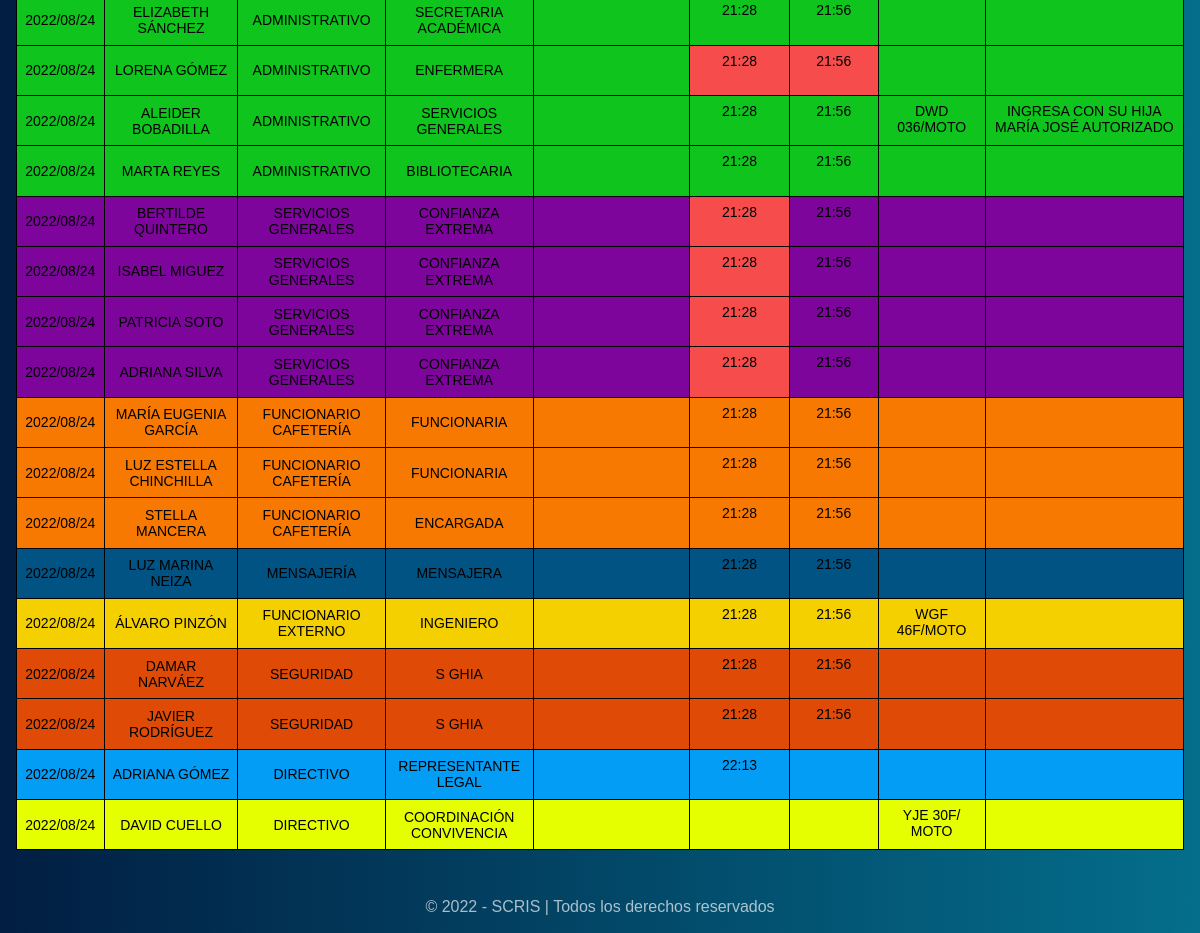
Page /tabla.php (signed in, lower part) on the earlier database version.
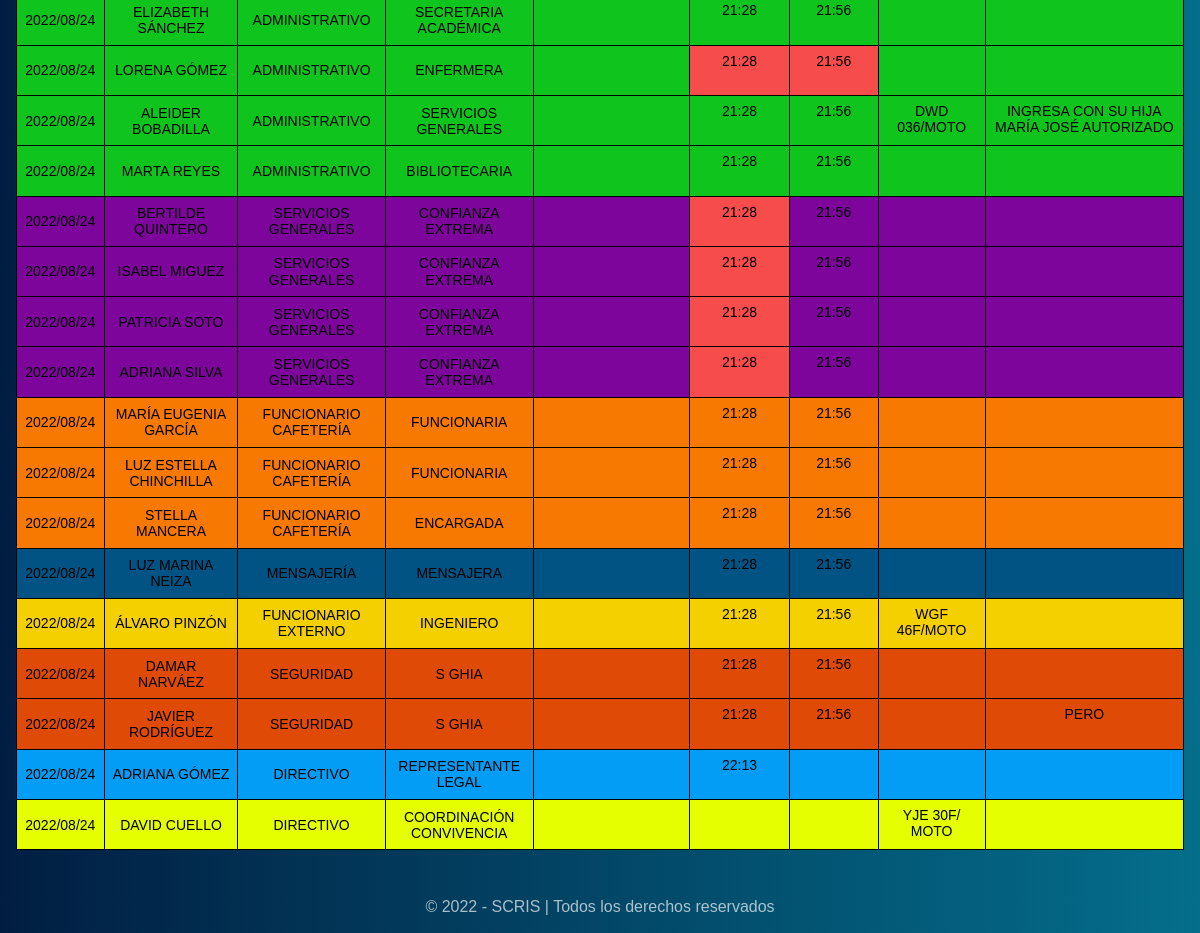
Same page on the later database version.
### tables this page shows
CREATE TABLE "tabla" (
	"id"	integer NOT NULL,
	"fecha"	text NOT NULL,
	"nombre"	text NOT NULL,
	"dependencia"	text NOT NULL,
	"direccion"	text NOT NULL,
	"asignatura"	text NOT NULL,
	"hora_ingreso"	text NOT NULL,
	"hora_salida"	text NOT NULL,
	"placa"	text NOT NULL,
	"observaciones"	text NOT NULL,
	"status"	integer NOT NULL,
	"orden"	INTEGER,
	PRIMARY KEY("id" AUTOINCREMENT)
);

### packages/functions/tabla.php (the view, shortened to what this page needs)
<?php
function tabla_tr($param)
{
    $resultado = $param;
    while ($fila = $resultado->fetch()) {
        $id = $fila['id'];
        $fecha = $fila['fecha'];
        $nombre = $fila['nombre'];
        $dependencia = $fila['dependencia'];
        $direccion = $fila['direccion'];
        $asignatura = $fila['asignatura'];
        $hora_ingreso = $fila['hora_ingreso'];
        $hora_salida = $fila['hora_salida'];
        $placa = $fila['placa'];
        $observaciones = $fila['observaciones'];
        $status = $fila['status'];
        $hli = date("H:i", mktime(6, 15));
        $hlisg = date("H:i", mktime(8, 00));
        $hlisgc = date("H:i", mktime(6, 30));
        $hls = date("H:i", mktime(15, 00));
        if ($hora_ingreso != "") {
            $hora_ingreso = date("H:i", strtotime($hora_ingreso));
        }
        if ($hora_salida != "") {
            $hora_salida = date("H:i", strtotime($hora_salida));
        }
        $hid = $hora_ingreso;
        $hsd = $hora_salida;
        $novedad_salida = "";
        $novedad_entrada = "";
        if ($status == "2" || $status == "3") {
            $nnt = "tr-novedad-true";
        } else {
            $nnt = "";
        }
        if (($dependencia == "DOCENTE" || $direccion == "ENFERMERA") && ($nombre != "ALDUBAR SALAZAR") && ($hid  > $hli)) {
            $novedad_entrada = "hora__novedad";
        }
        if (($dependencia == "SERVICIOS GENERALES" && $nombre != "ADRIANA SILVA" && $hid > $hlisg) || ($dependencia == "SERVICIOS GENERALES" && $nombre == "ADRIANA SILVA" && $hid > $hlisgc)) {
            $novedad_entrada = "hora__novedad";
        }
        if (($dependencia == "DOCENTE" || $direccion == "ENFERMERA") && ($nombre != "ALDUBAR SALAZAR") && ($hsd > $hls) && $hsd != '') {
            $novedad_salida = "hora__novedad";
        }
        echo '
    <tr class="' . $dependencia . ' status-' . $status . ' ' . $nnt . '" data-class="status-' . $status . '" data-indice="' . $id . '">
        <td>' . $fecha . '</td>
        <td>' . $nombre . '</td>
        <td>' . $dependencia . '</td>
        <td>' . $direccion . '</td>
        <td>' . $asignatura . '</td>
        <td class="' . $novedad_entrada . '"><textarea class="hora_ingreso" data-class="' . $id . '">' . $hora_ingreso . '</textarea></td>
        <td class="' . $novedad_salida . '"><textarea class="hora_salida" data-class="' . $id . '">' . $hora_salida . '</textarea></td>
        <td><textarea class="placa" data-class="' . $id . '">' . $placa . '</textarea></td>
        <td><textarea class="observaciones" data-class="' . $id . '">' . $observaciones . '</textarea></td>
    </tr>
    ';
    }
}

### tabla.php (shortened to what this page needs)
<!DOCTYPE html>
<html lang="es">
<head>
    <link rel="stylesheet" href="css/normalize.css">
    <link rel="stylesheet" href="css/inicio.css">
    <link rel="stylesheet" href="https://cdn.jsdelivr.net/npm/bootstrap-icons@1.9.1/font/bootstrap-icons.css">
</head>
<body>
    <section class="section">
        <div class="flex">
            <?php
            require_once 'packages/functions/tabla.php';
            if (isset($_GET['buscar_tabla'])) {
                $fecha_inicio = $_GET['inicio'];
                $fecha_fin = $_GET['fin'];
                $fecha_inicio = str_replace('-', '/', $fecha_inicio);
                $fecha_fin = str_replace('-', '/', $fecha_fin);
                $db = new PDO('sqlite:db/scris.db');
                $sql = "SELECT * FROM tabla WHERE fecha BETWEEN '$fecha_inicio' AND '$fecha_fin' ORDER BY fecha, orden, hora_ingreso ASC";
                $result = $db->query($sql);
                tabla_buscar($result);
            } else {
            ?>
                <table class="tabla">
                    <tbody>
                        <?php
                        $fecha_hoy = date("Y/m/d");
                        $ruta = 'db/scris.db';
                        $conexion = conectar($ruta);
                        $sql = "SELECT * FROM tabla WHERE fecha = '$fecha_hoy' ORDER BY orden, hora_ingreso ASC";
                        $resultado = $conexion->query($sql);
                        tabla_tr($resultado);
                        ?>
                    </tbody>
                </table>
            <?php } ?>
        </div>
    </section>
    <footer class="footer">
        <p>&copy; 2022 - SCRIS | Todos los derechos reservados</p>
    </footer>
</body>
</html>

### css/inicio.css (style rules this page uses)
body { background: linear-gradient(to right, #011e42, #046e8b); }
.section { padding: 1em; margin-bottom: 1em; }

Differences in the rows shown:
changed tabla "JAVIER RODRÍGUEZ": id+observaciones (not shown) → "PERO"
